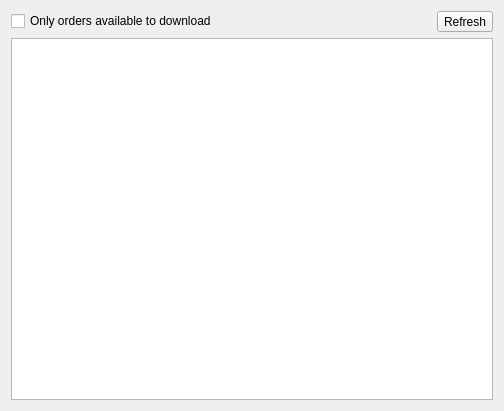
<?xml version="1.0" encoding="UTF-8"?>
<ui version="4.0">
 <class>Dialog</class>
 <widget class="QDialog" name="Dialog">
  <property name="geometry">
   <rect>
    <x>0</x>
    <y>0</y>
    <width>504</width>
    <height>411</height>
   </rect>
  </property>
  <property name="windowTitle">
   <string>Orders monitor</string>
  </property>
  <layout class="QVBoxLayout" name="verticalLayout">
   <item>
    <layout class="QHBoxLayout" name="horizontalLayout">
     <item>
      <widget class="QCheckBox" name="chkOnlyDownloadable">
       <property name="text">
        <string>Only orders available to download</string>
       </property>
      </widget>
     </item>
     <item>
      <spacer name="horizontalSpacer">
       <property name="orientation">
        <enum>Qt::Horizontal</enum>
       </property>
       <property name="sizeHint" stdset="0">
        <size>
         <width>40</width>
         <height>20</height>
        </size>
       </property>
      </spacer>
     </item>
     <item>
      <widget class="QToolButton" name="btnRefresh">
       <property name="text">
        <string>Refresh</string>
       </property>
      </widget>
     </item>
    </layout>
   </item>
   <item>
    <widget class="QListWidget" name="listOrders"/>
   </item>
  </layout>
 </widget>
 <resources/>
 <connections/>
</ui>
